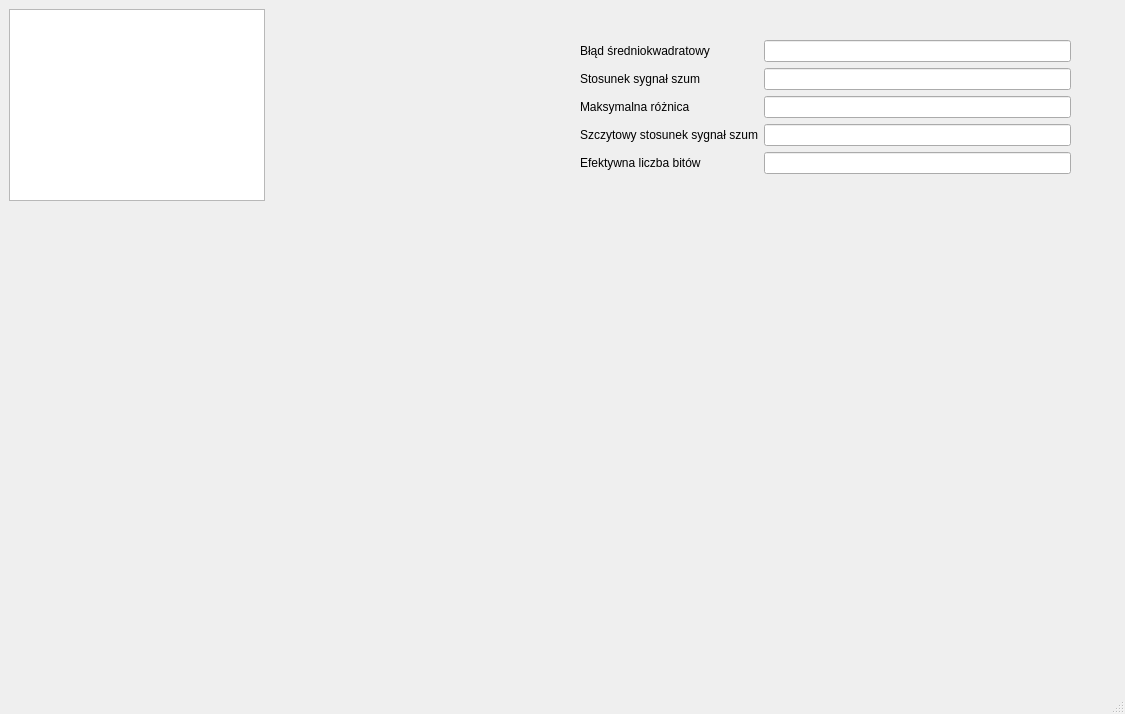
<?xml version="1.0" encoding="UTF-8"?>
<ui version="4.0">
 <class>MainWindow</class>
 <widget class="QMainWindow" name="MainWindow">
  <property name="geometry">
   <rect>
    <x>0</x>
    <y>0</y>
    <width>1125</width>
    <height>714</height>
   </rect>
  </property>
  <property name="windowTitle">
   <string>MainWindow</string>
  </property>
  <widget class="QWidget" name="centralwidget">
   <widget class="QGraphicsView" name="chartWidget">
    <property name="geometry">
     <rect>
      <x>9</x>
      <y>9</y>
      <width>256</width>
      <height>192</height>
     </rect>
    </property>
   </widget>
   <widget class="QWidget" name="formLayoutWidget">
    <property name="geometry">
     <rect>
      <x>580</x>
      <y>40</y>
      <width>491</width>
      <height>341</height>
     </rect>
    </property>
    <layout class="QFormLayout" name="formLayout">
     <item row="0" column="0">
      <widget class="QLabel" name="label">
       <property name="text">
        <string>Błąd średniokwadratowy</string>
       </property>
      </widget>
     </item>
     <item row="1" column="0">
      <widget class="QLabel" name="label_2">
       <property name="text">
        <string>Stosunek sygnał szum</string>
       </property>
      </widget>
     </item>
     <item row="2" column="0">
      <widget class="QLabel" name="label_4">
       <property name="text">
        <string>Maksymalna różnica</string>
       </property>
      </widget>
     </item>
     <item row="2" column="1">
      <widget class="QLineEdit" name="md_line_edit"/>
     </item>
     <item row="0" column="1">
      <widget class="QLineEdit" name="mse_line_edit"/>
     </item>
     <item row="1" column="1">
      <widget class="QLineEdit" name="snr_line_edit"/>
     </item>
     <item row="3" column="0">
      <widget class="QLabel" name="label_3">
       <property name="text">
        <string>Szczytowy stosunek sygnał szum</string>
       </property>
      </widget>
     </item>
     <item row="4" column="0">
      <widget class="QLabel" name="label_5">
       <property name="text">
        <string>Efektywna liczba bitów</string>
       </property>
      </widget>
     </item>
     <item row="3" column="1">
      <widget class="QLineEdit" name="psnr_line_edit"/>
     </item>
     <item row="4" column="1">
      <widget class="QLineEdit" name="enob_line_edit"/>
     </item>
    </layout>
   </widget>
  </widget>
  <widget class="QMenuBar" name="menubar">
   <property name="geometry">
    <rect>
     <x>0</x>
     <y>0</y>
     <width>1125</width>
     <height>21</height>
    </rect>
   </property>
  </widget>
  <widget class="QStatusBar" name="statusbar"/>
 </widget>
 <resources/>
 <connections/>
</ui>
